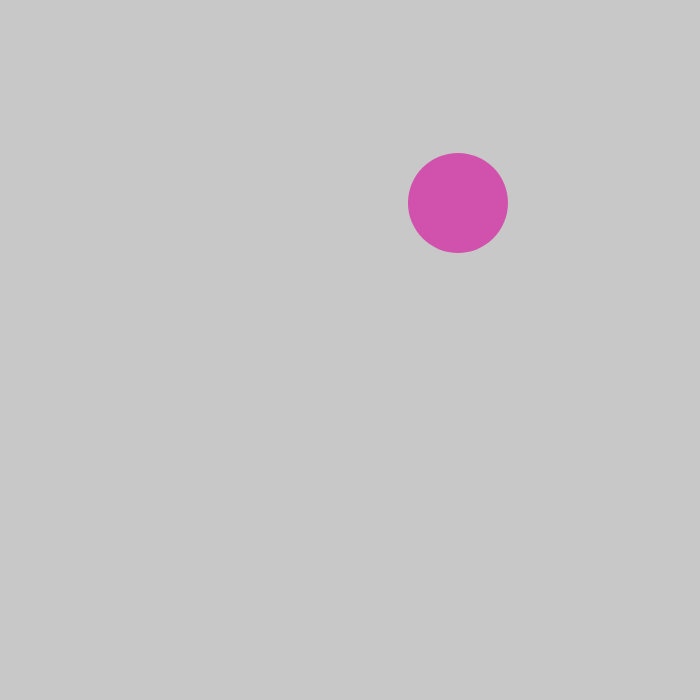
Frame 1 (no input)
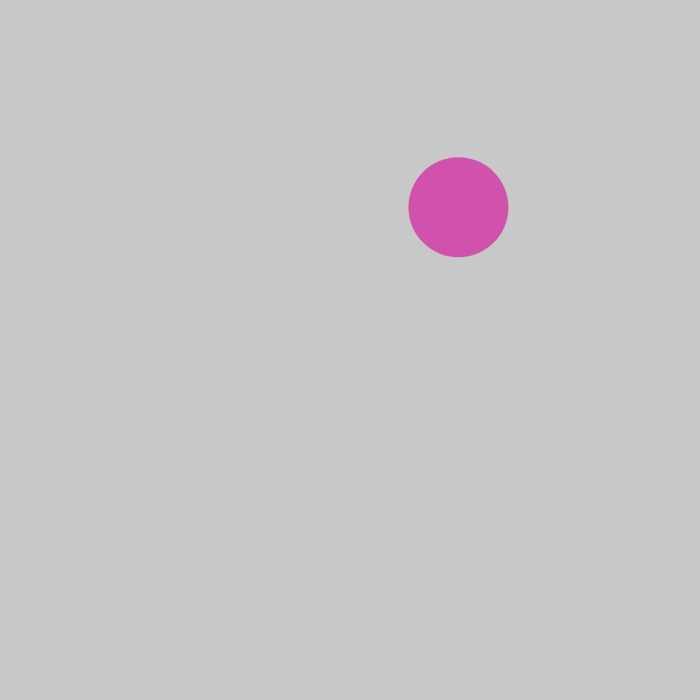
Frame 60 (no input)
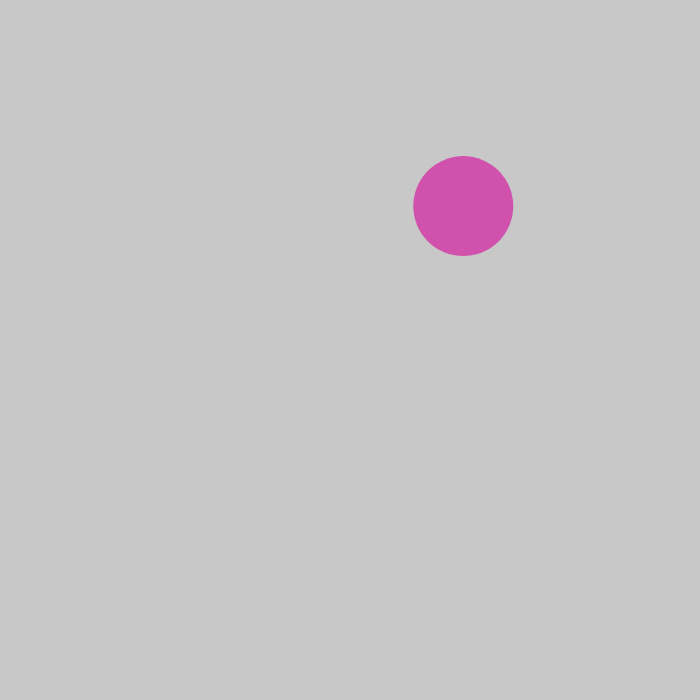
Frame 120 (the mouse pressed at the canvas centre since frame 60)

The p5.js sketch that drew these frames (run headless with seeded random() and noise() and a simulated clock; from frame 60 on, the mouse is pressed at the canvas centre):

// p5.js sketch
// ── sketch.js
var cell;
var cells = [];

function setup() {
  createCanvas(700, 700); 
  cells.push(new Cell())
}

function draw() {
  background(200);
  
  for(var i = 0; i < cells.length; i++){
    cells[i].move();
    cells[i].show();
  }
}

function Cell(pos, r, c) {
  this.pos = pos ? pos.copy() : createVector(random(100, width - 100), random(100, height - 100));
  this.r = r || 100;
  this.c = c || color(random(100, 255), 0, random(100, 255), 150);
  
  this.clicked = function(x, y) {
    var d = dist(this.pos.x, this.pos.y, x, y);
    if(d < this.r) {
      return true;
    } else {
      return false;
    }
  }
  
  this.mitosis = function () {
    this.pos.x += random(-this.r, this.r);
    var cell = new Cell(this.pos, this.r * 0.8, this.c);
    return cell;
  }
  
  this.move = function() {
    var velocity = p5.Vector.random2D();
    this.pos.add(velocity);
  }
  
  this.show = function() {
    noStroke();
    fill(this.c);
    ellipse(this.pos.x, this.pos.y, this.r, this.r);
  }
}
 
function mousePressed() {
  for(var i = cells.length - 1; i >= 0; i--){
    if(cells[i].clicked(mouseX, mouseY)) {
      
      cells.push(cells[i].mitosis());
      cells.push(cells[i].mitosis());
      cells.splice(i, 1);
    }
  }
}
